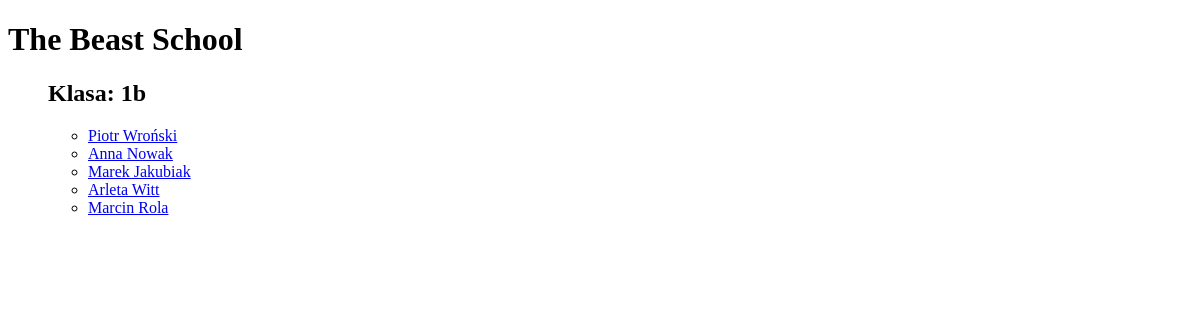
Before: /class/2 with the older database file.
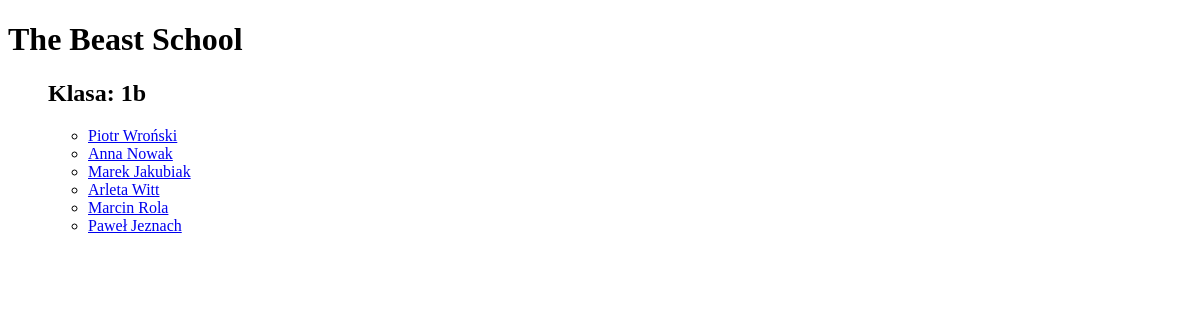
After: the same page with the newer database file.
### smapp/models.py (models this page shows)
class Student(models.Model):
    first_name = models.CharField(max_length=64)
    last_name = models.CharField(max_length=64)
    school_class = models.IntegerField(choices=SCHOOL_CLASS, verbose_name='Klasa')
    grades = models.ManyToManyField(SchoolSubject, through="StudentGrades")
    year_of_birth = models.IntegerField(null=True, blank=True, verbose_name='Rok urodzenia')  # brlam pozwala na wyslanie niewypenionego pola
    suspended = models.BooleanField(default=False, verbose_name='Zawieszony')
    @property
    def name(self):
        return "{} {}".format(self.first_name, self.last_name)
    def __str__(self):
        return self.name

### smapp/views.py (the view)
# urls.py: path('class/<int:school_class>', SchoolClassView.as_view(),
class SchoolClassView(View):
    def get(self, request, school_class):
        students = Student.objects.filter(school_class=school_class)
        return render(request, "class.html", {"students": students,
                                              "class_name": SCHOOL_CLASS[int(school_class) - 1][1]
                                              })

### smapp/templates/class.html
{% extends 'base.html' %}
{% block content %}
    <h2>Klasa: {{ class_name }}</h2>
    <ul>
        {% for student in students %}
            <li><a href='/student/{{ student.id }}'>{{ student }}</a></li>
        {% endfor%}
    </ul>
{% endblock %}

Changed rows visible on the page:
added Student: first_name+last_name "Paweł Jeznach"
